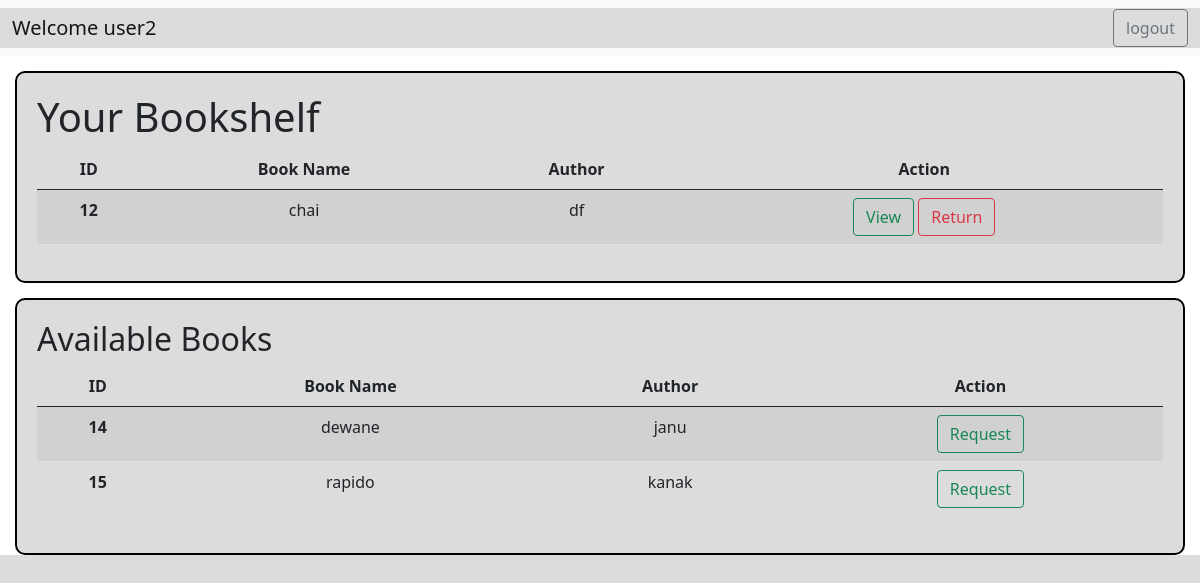
The page /user_dashboard/3 on the database its author committed.
### application/models.py (models this page shows)
class User(db.Model):
    id = db.Column(db.Integer, primary_key = True)
    email = db.Column(db.String(),unique = True, nullable = False)
    username = db.Column(db.String(), unique = True, nullable = False)
    password = db.Column (db.String(), nullable = False)
    type = db.Column (db.String(),default ="general")
    ebooks = db.relationship('Ebook', backref = 'bearer')

class Ebook(db.Model):
    id = db.Column(db.Integer, primary_key = True)
    b_name = db.Column(db.String(), nullable = False)
    author = db.Column(db.String(), nullable = False)
    b_url = db.Column(db.String(), nullable = True)
    status = db.Column(db.String(), default = "Available")
    user_id = db.Column(db.Integer, db.ForeignKey('user.id'), nullable = True)

### application/controllers.py (the view)
@app.route("/user_dashboard/<int:user_id>", methods=["GET"])
def user_dashboard(user_id):
    this_user = User.query.filter_by(id=int(user_id)).first()
    e_books = Ebook.query.filter_by(status="Available").all()
    g_books = Ebook.query.filter_by(status="Granted",user_id = int(user_id)).all()
    return render_template("user_dashboard.html", user=this_user, e_books=e_books, g_books=g_books)

### templates/user_dashboard.html (shortened to what this page needs)
<!DOCTYPE html>
<html lang="en">
<head>
    <link href="https://cdn.jsdelivr.net/npm/bootstrap@5.0.2/dist/css/bootstrap.min.css" rel="stylesheet"
>
    <link rel="stylesheet" href="../static/style.css">
</head>
<body>
    <div class="sign_in">
        <nav class="navbar navbar-expand-lg navbar-light bg-light">
            <div class="container-fluid">
                <a class="navbar-brand" href="#">Welcome {{user.username}}</a>
                <div class="d-flex">
                    <a class="btn btn-outline-secondary" href="/login">logout</a>
                </div>
            </div>
        </nav>
    </div>
    <div class=" inshelf content_main">
        <h1> Your Bookshelf </h1>
        <div id="content">
            <table class="table table-striped table-hover">
                <thead>
                    <tr>
                        <th scope="col">ID</th>
                        <th scope="col">Book Name</th>
                        <th scope="col">Author</th>
                        <th scope="col">Action</th>
                    </tr>
                </thead>
                <tbody>
                    {% for granted_book in g_books %}
                    <tr>
                        <th scope="row">{{granted_book.id}}</th>
                        <td>{{granted_book.b_name}}</td>
                        <td>{{granted_book.author}}</td>
                        <td>
                            <a href="{{ granted_book.b_url}}" target="_blank" class="btn btn-outline-success">View </a>
                            <a href="{{ url_for('return_granted', user_id=user.id, book_id=granted_book.id) }}" class="btn btn-outline-danger">Return </a>
                        </td>
                    </tr>
                    {% endfor %}
                </tbody>
            </table>
        </div>
    </div>
    <div class="requested content_main">
        <h2> Available Books</h2>
        <div id="content">
            <table class="table table-striped table-hover">
                <thead>
                    <tr>
                        <th scope="col">ID</th>
                        <th scope="col">Book Name</th>
                        <th scope="col">Author</th>
                        <th scope="col">Action</th>
                    </tr>
                </thead>
                <tbody>
                    {% for book in e_books %}
                    <tr>
                        <th scope="row">{{book.id}}</th>
                        <td>{{book.b_name}}</td>
                        <td>{{book.author}}</td>
                        <td>
                            <a href="{{ url_for('request_book', user_id=user.id, book_id=book.id) }}" class="btn btn-outline-success">Request </a>
                        </td>
                    </tr>
                    {% endfor %}
                </tbody>
            </table>
        </div>
    </div>
</body>
</html>

### static/style.css (style rules this page uses)
* { margin: 0px; padding: 0px; background-color: gainsboro; }
.content_main { border: 2px solid black; border-radius: 10px; margin: 15px; padding: 20px; }
#content { text-align: center; }

### rows shown on the page
User: username "user2"
Ebook: id "12", b_name "chai", author "df"
Ebook: id "14", b_name "dewane", author "janu"
Ebook: id "15", b_name "rapido", author "kanak"
